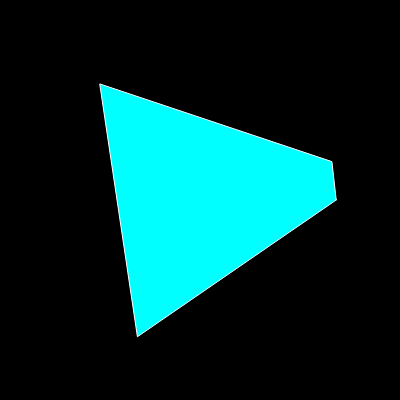
Frame 1 (no input)
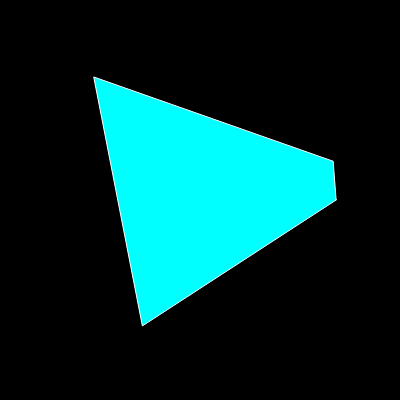
Frame 60 (no input)
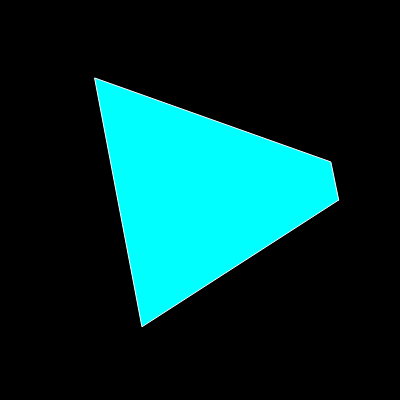
Frame 120 (the mouse pressed at the canvas centre since frame 60)

The p5.js sketch that drew these frames (run headless with seeded random() and noise() and a simulated clock; from frame 60 on, the mouse is pressed at the canvas centre):

// p5.js sketch
// ── sketch.js
let nmax = 1;
let phase = 0;
let zoff;
let color_button;
let clr;
let r,g,b;
function setup() {
  createCanvas(400, 400);
  clr = color ('cyan');
  slider = createSlider(1, 5, 2, 0.1);
  color_button = createButton('change color');
  color_button.mousePressed(changeColor);
  
}
function draw() {
  background(0);
  let ainc = slider.value();
  translate(width/2, height/2);
  stroke(255);
  fill(clr);
  beginShape();
  for (let a = 0; a < TWO_PI; a+= ainc) {
    //let r = random(150, 200);
    let xoff = map(cos(a+phase), -1, 1, 0, nmax);
    let yoff = map(sin(a+phase), -1, 1, 0, nmax);
    let r = map(noise(xoff, yoff), 0, 1, 100, 200);
    let x = r * cos(a);
    let y = r * sin(a);
    vertex(x,y);
    xoff += 0.5;
    yoff += 0.5;
  }
  endShape(CLOSE);
  phase += 0.1;
  //noLoop();
}
function changeColor(){
  r = random(255);
  g = random(255);
  b = random(255);
  clr = color(r, g, b);
}
